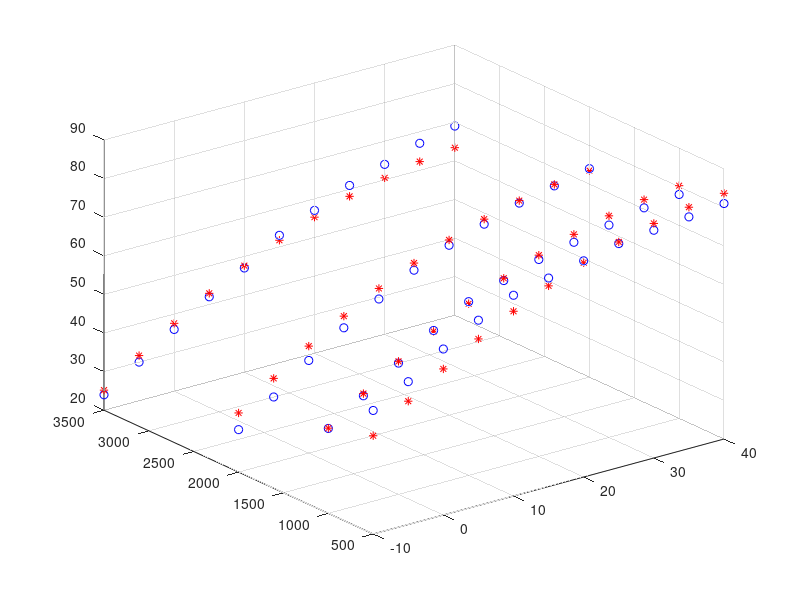
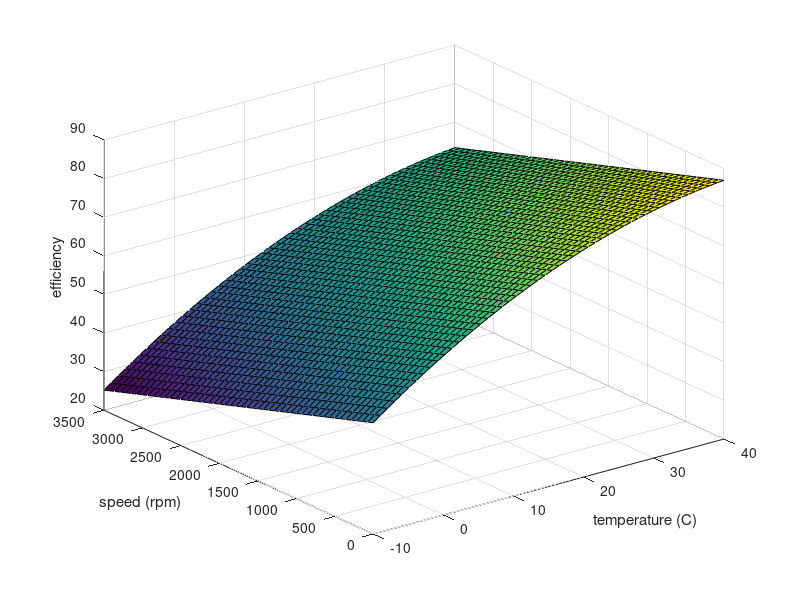

These figures' MATLAB source, in order:

speed = [500,1000,2000,3500];
temp = -10:5:40;

%CSD-25-100 & CSD-20-100
n_csd25_500 =  [52,57,63,68,72,74,76,78,79,80,81];
n_csd25_1000 = [42,48,54,60,65,68,71,73,75,77,78];
n_csd25_2000 = [31,37,44,50,55,60,64,67,70,72,74];
n_csd25_3500 = [24,30,36,42,47,53,57,61,64,67,69];

%a*T+b*T^2+c*theta_dot+d = etta
A25 = [temp',speed(1)*ones(length(temp),1),(temp.^2)',ones(length(temp),1);...
    temp',speed(2)*ones(length(temp),1),(temp.^2)',ones(length(temp),1);...
    temp',speed(3)*ones(length(temp),1),(temp.^2)',ones(length(temp),1);...
    temp',speed(4)*ones(length(temp),1),(temp.^2)',ones(length(temp),1)];

B25 = [n_csd25_500';n_csd25_1000';n_csd25_2000';n_csd25_3500'];

x25=A25\B25

figure(1); clf
plot3(A25(:,1),A25(:,2),B25,'bo');
hold all

plot3(A25(:,1),A25(:,2),A25*x25,'r*')
grid


%CSD-14-100
n_csd14_500 =  [43,50,56,61,64,67,69,72,73,74,75];
n_csd14_1000 = [34,40,46,52,57,61,64,66,68,71,72];
n_csd14_2000 = [25,30,37,42,48,52,56,59,62,65,67];
n_csd14_3500 = [18,23,28,34,40,44,48,52,56,59,62];

%a*T+b*T^2+c*theta_dot+d = etta
A14 = [temp',speed(1)*ones(length(temp),1),(temp.^2)',ones(length(temp),1);...
    temp',speed(2)*ones(length(temp),1),(temp.^2)',ones(length(temp),1);...
    temp',speed(3)*ones(length(temp),1),(temp.^2)',ones(length(temp),1);...
    temp',speed(4)*ones(length(temp),1),(temp.^2)',ones(length(temp),1)];

B14 = [n_csd14_500';n_csd14_1000';n_csd14_2000';n_csd14_3500'];

x14=A14\B14

% figure(1); clf
% plot3(A14(:,1),A14(:,2),B14,'bo');
% hold all
% 
% plot3(A14(:,1),A14(:,2),A14*x14,'r*')
% grid

tmp_0 = linspace(-10,40,50);
spd_0 = linspace(0,3500,length(tmp_0));
etta = ones(length(tmp_0));

% for i=1:length(tmp_0)
%     etta(i,:) = x25(1)*tmp_0(i) + x25(2)*spd_0 + x25(3)*(tmp_0(i)).^2 + x25(4);
% end

[temp_gr,spd_gr] = meshgrid(tmp_0,spd_0);
etta = x25(1)*temp_gr + x25(2)*spd_gr + x25(3)*temp_gr.^2 + x25(4);
figure(2)
surf(temp_gr,spd_gr,etta)
xlabel('temperature (C)')
ylabel('speed (rpm)')
zlabel('efficiency')




